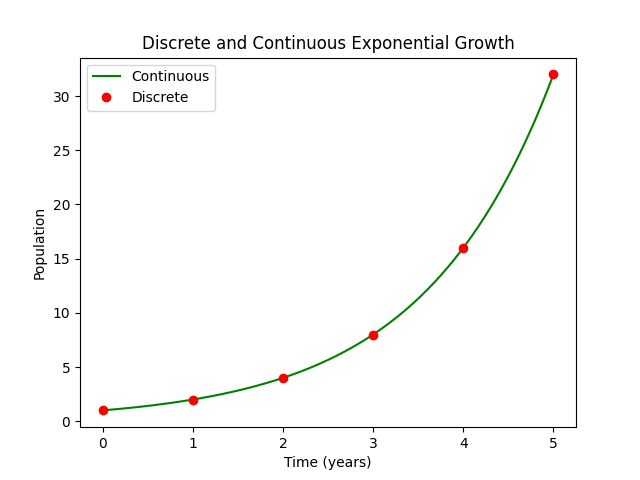

This chart was generated by the following Python code:
import math
import numpy as np
import matplotlib.pyplot as plt

k_disc = 2
k_cont = math.log(k_disc)

continuous_xs = np.linspace(0, 5, 1000)
continuous_ys = [math.exp(k_cont * x) for x in continuous_xs]

discrete_xs = range(0, 5 + 1)
discrete_ys = [k_disc ** x for x in discrete_xs]

fig, ax = plt.subplots()
plt.title("Discrete and Continuous Exponential Growth")
plt.xlabel("Time (years)")
plt.ylabel("Population")
ax.plot(continuous_xs, continuous_ys, "g-", label="Continuous")
ax.plot(discrete_xs, discrete_ys, "ro", label="Discrete")
ax.legend()
plt.savefig("exponentials")
